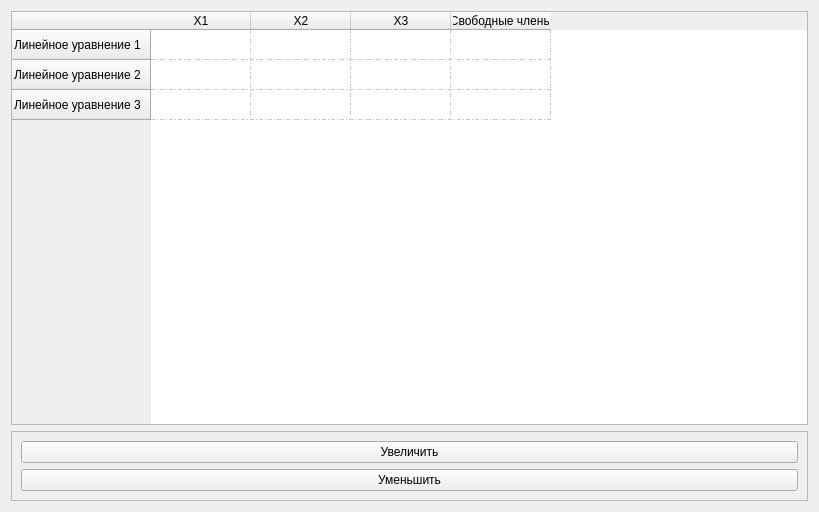
<?xml version="1.0" encoding="UTF-8"?>
<ui version="4.0">
 <class>inputMatrix</class>
 <widget class="QWidget" name="inputMatrix">
  <property name="geometry">
   <rect>
    <x>0</x>
    <y>0</y>
    <width>819</width>
    <height>512</height>
   </rect>
  </property>
  <property name="windowTitle">
   <string>Form</string>
  </property>
  <layout class="QVBoxLayout" name="verticalLayout_2">
   <item>
    <widget class="QTableWidget" name="tableWidget">
     <property name="sizePolicy">
      <sizepolicy hsizetype="Minimum" vsizetype="Minimum">
       <horstretch>0</horstretch>
       <verstretch>0</verstretch>
      </sizepolicy>
     </property>
     <property name="gridStyle">
      <enum>Qt::DashDotLine</enum>
     </property>
     <row>
      <property name="text">
       <string>Линейное уравнение 1</string>
      </property>
     </row>
     <row>
      <property name="text">
       <string>Линейное уравнение 2</string>
      </property>
     </row>
     <row>
      <property name="text">
       <string>Линейное уравнение 3</string>
      </property>
     </row>
     <column>
      <property name="text">
       <string>X1</string>
      </property>
     </column>
     <column>
      <property name="text">
       <string>X2</string>
      </property>
     </column>
     <column>
      <property name="text">
       <string>X3</string>
      </property>
     </column>
     <column>
      <property name="text">
       <string>Свободные члены</string>
      </property>
     </column>
     <item row="0" column="0">
      <property name="text">
       <string/>
      </property>
      <property name="icon">
       <iconset theme="battery">
        <normaloff>.</normaloff>.</iconset>
      </property>
     </item>
    </widget>
   </item>
   <item>
    <widget class="QFrame" name="frame">
     <property name="sizePolicy">
      <sizepolicy hsizetype="Minimum" vsizetype="Maximum">
       <horstretch>0</horstretch>
       <verstretch>0</verstretch>
      </sizepolicy>
     </property>
     <property name="frameShape">
      <enum>QFrame::StyledPanel</enum>
     </property>
     <property name="frameShadow">
      <enum>QFrame::Raised</enum>
     </property>
     <layout class="QVBoxLayout" name="verticalLayout">
      <item>
       <widget class="QPushButton" name="scaleUp">
        <property name="sizePolicy">
         <sizepolicy hsizetype="Minimum" vsizetype="Fixed">
          <horstretch>1</horstretch>
          <verstretch>0</verstretch>
         </sizepolicy>
        </property>
        <property name="text">
         <string>Увеличить</string>
        </property>
       </widget>
      </item>
      <item>
       <widget class="QPushButton" name="scaleDown">
        <property name="sizePolicy">
         <sizepolicy hsizetype="Minimum" vsizetype="Fixed">
          <horstretch>1</horstretch>
          <verstretch>0</verstretch>
         </sizepolicy>
        </property>
        <property name="text">
         <string>Уменьшить</string>
        </property>
       </widget>
      </item>
     </layout>
    </widget>
   </item>
  </layout>
 </widget>
 <resources/>
 <connections/>
</ui>
